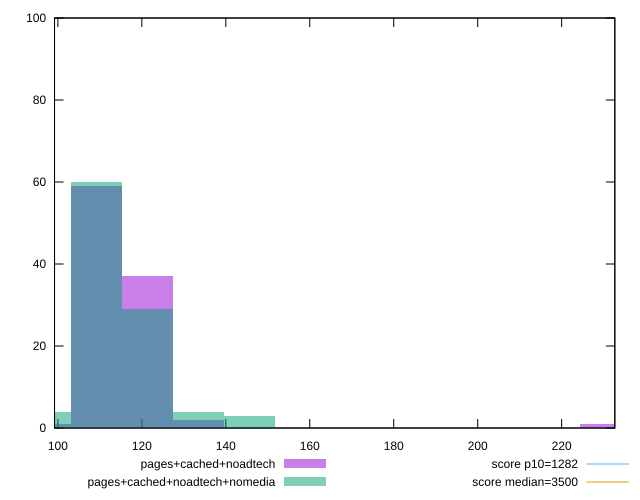

The gnuplot source for this figure:
reset

$pagesCachedNoadtech <<EOF
109.21127909838638 59
121.34586566487377 37
97.07669253189901 1
230.55714476326017 1
133.48045223136114 2
EOF

$pagesCachedNoadtechNomedia <<EOF
121.34586566487377 29
109.21127909838638 60
97.07669253189901 4
133.48045223136114 4
145.6150387978485 3
EOF

set key outside below
set boxwidth 12.134586566487377
set xrange [99.20399999999998:232.66399999999996]
set yrange [0:100]
set trange [0:100]
set style fill transparent solid 0.5 noborder

set parametric
set terminal svg size 640, 500 enhanced background rgb 'white'
set output "report_00009_2021-02-08T22-37-41.559Z/bootup-time/comparison/histogram/2_vs_3.svg"

plot $pagesCachedNoadtech title "pages+cached+noadtech" with boxes, \
     $pagesCachedNoadtechNomedia title "pages+cached+noadtech+nomedia" with boxes, \
     1282,t title "score p10=1282", \
     3500,t title "score median=3500"

reset
